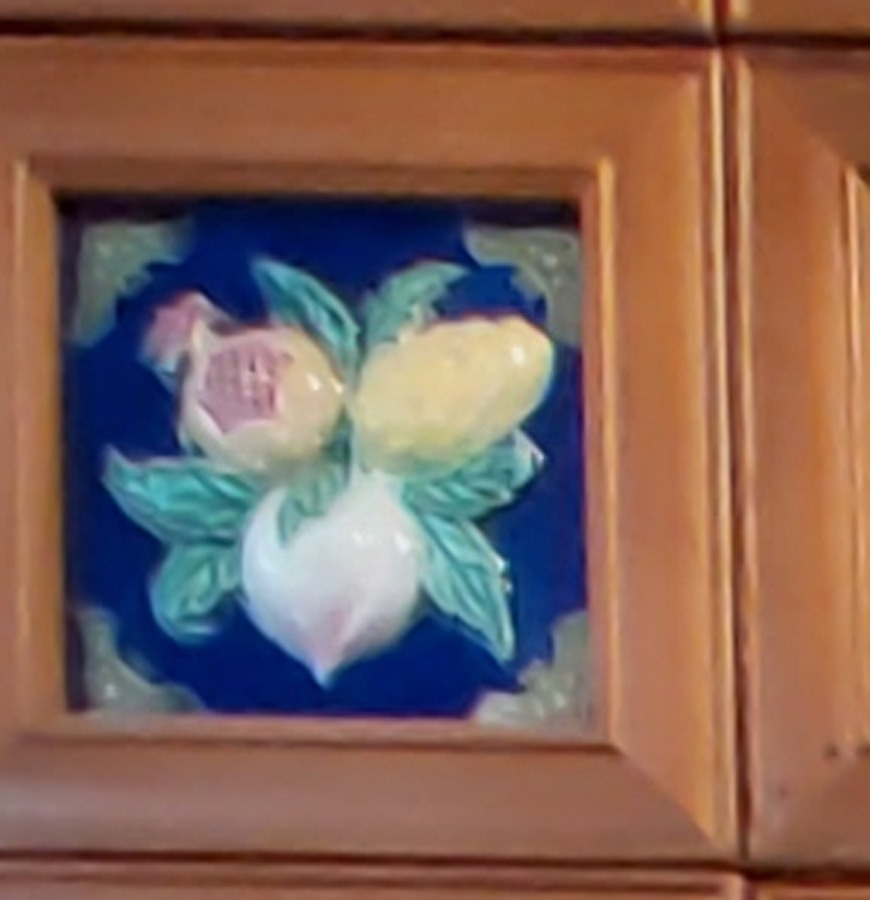
#> input picture backend/tests/fixtures/museum_wikimedia/C_fruit_darkblue.jpg, 870 x 900 px, given in place of C_fruit_darkblue.jpg.png, which was not available
$ python -i make_table.py   (imports and definitions only)
#> lines starting #> are read from the running program, lines starting #| are printed output that depends on the picture; after the words box and inside, x2 and y2 are one past the last pixel; in counts of white or black regions, pixels touching at a corner belong together; pictures that were not available may be replaced by others from this repository, and a replacement may not be noted
"""One-image results table: for each fixture tile, its source photo (cropped to the glaze corners) next to
the 3D render from the app. Usage: python tests/make_table.py <renders_dir> <out.jpg>"""
import json, os, sys
import cv2, numpy as np
HERE = os.path.dirname(os.path.abspath(__file__))
D = os.path.join(HERE, "fixtures", "real_tiles", "originals")
# [1 line not run here, left out]
R, OUT = sys.argv[1], sys.argv[2]
S = 300                                    # cell size (px)
INK, MUTE, LINE, PAPER = (23, 26, 28), (106, 112, 119), (218, 225, 230), (245, 248, 250)

def photo(nm):
    c = C[nm]; im = cv2.imread(os.path.join(D, nm + ".jpg")); p = np.float32(c)
    return cv2.warpPerspective(im, cv2.getPerspectiveTransform(p, np.float32([[0, 0], [S - 1, 0], [S - 1, S - 1], [0, S - 1]])), (S, S))

def render(nm):
    im = cv2.imread(os.path.join(R, f"user_{nm}.png")); h, w = im.shape[:2]
#> in render, im is the input picture: shape (900, 870, 3); mean B, G, R 88.3, 98.4, 128.5
#> after `h, w = im.shape[:2]`: h = 900; w = 870
    bg = np.median(np.concatenate([im[:, :20], im[:, -20:]], 1), axis=1)       # per-row backdrop (gradient)
#> bg = 900 rows, first 8: [59.5, 84, 134.5], [59, 83, 133.5], [59, 82, 133.5], [58.5, 82, 133], [57, 80.5, 132], [56, 79.5, 131.5], [55, 78.5, 130], [54.5, 78, 129]
    m = (np.abs(im.astype(int) - bg[:, None].astype(int)).sum(2) > 45).astype(np.uint8)
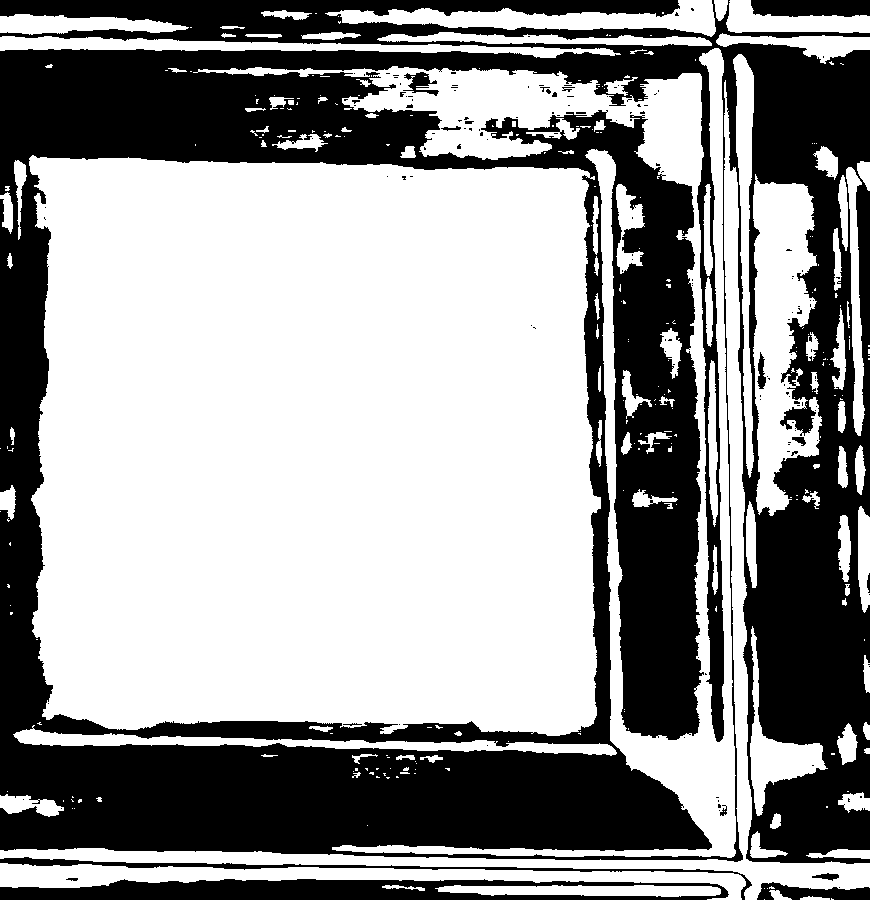
#> m: shape (900, 870); values 0 (black) and 1 (white), 59.1% white; 150 black regions (131 under 20 px), largest, box (x1, y1, x2, y2) and area: (0, 0, 870, 864) 303210, (0, 879, 729, 900) 10243, (0, 857, 752, 900) 2537
    m[:int(h * .08)] = 0; m[int(h * .9):] = 0                                  # header / stats text
#> after `m[int(h * 0.9):] = 0`: m: shape (900, 870); values 0 (black) and 1 (white), 52.2% white; 135 black regions (124 under 20 px), largest, box (x1, y1, x2, y2) and area: (0, 0, 870, 900) 373169, (757, 352, 766, 389) 191, (792, 437, 806, 446) 72
    m = cv2.morphologyEx(m, cv2.MORPH_CLOSE, np.ones((15, 15), np.uint8))
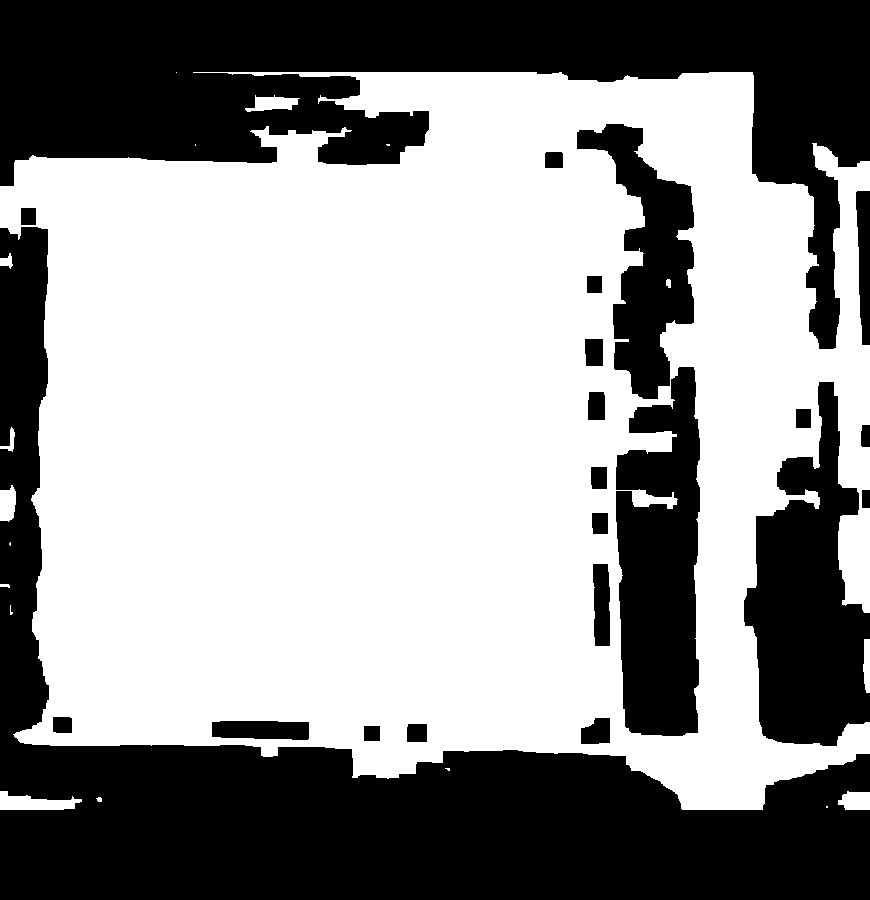
#> m: shape (900, 870); values 0 (black) and 1 (white), 58.3% white; 22 black regions, largest, box (x1, y1, x2, y2) and area: (0, 227, 870, 900) 139345, (0, 0, 870, 349) 111540, (744, 382, 870, 746) 27333
    n, lab, st, _ = cv2.connectedComponentsWithStats(m)
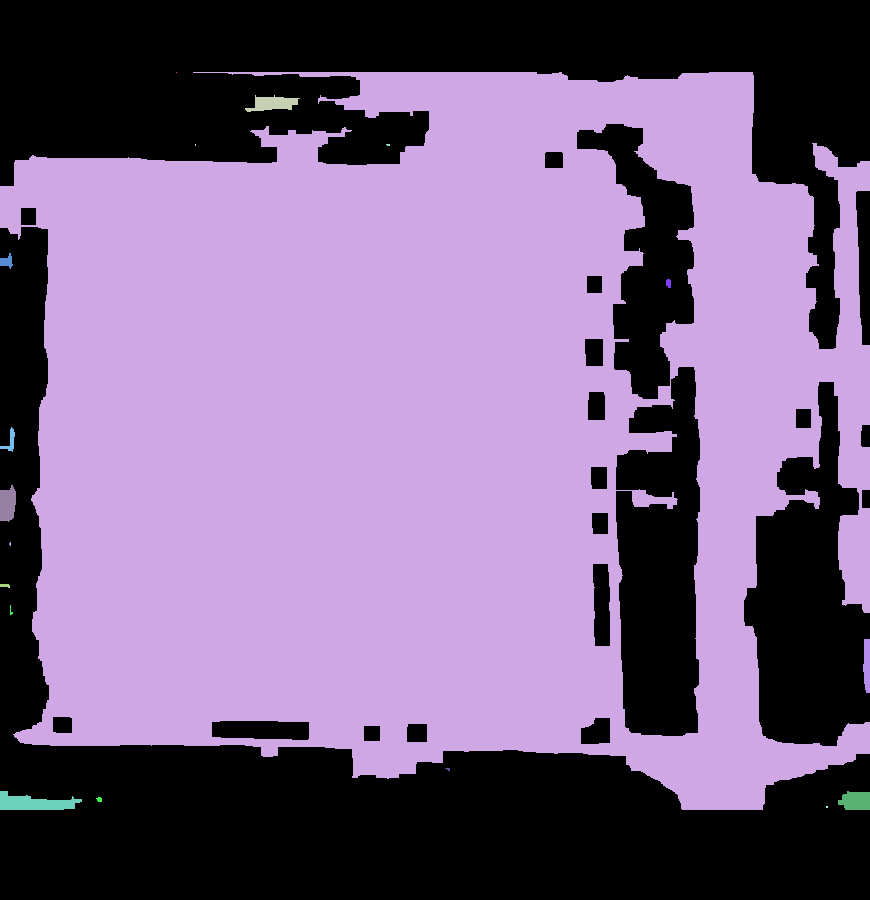
#> lab: shape (900, 870) int32; 19 distinct labels, from 0 to 18; one colour per label, 0 black
#> n = 19; st = 19 rows, first 6: [0, 0, 870, 900, 326385], [176, 72, 1, 1, 1], [0, 72, 870, 738, 453424], [245, 95, 55, 17, 547], [195, 144, 1, 2, 2], [386, 144, 4, 2, 7]
    k = 1 + np.argmax(st[1:, cv2.CC_STAT_AREA])                                   # the model
#> k = 2
    ys, xs = np.nonzero(lab == k)
    y0, y1, x0, x1 = ys.min(), ys.max(), xs.min(), xs.max()
#> y0 = 72; y1 = 809; x0 = 0; x1 = 869
    side = max(y1 - y0, x1 - x0) + 20; cy, cx = (y0 + y1) // 2, (x0 + x1) // 2
#> after `side = max(y1 - y0, x1 - x0) + 20`: side = 889
#> after `cy, cx = ((y0 + y1) // 2, (x0 + x1) // 2)`: cy = 440; cx = 434
    pad = cv2.copyMakeBorder(im, side, side, side, side, cv2.BORDER_REPLICATE)
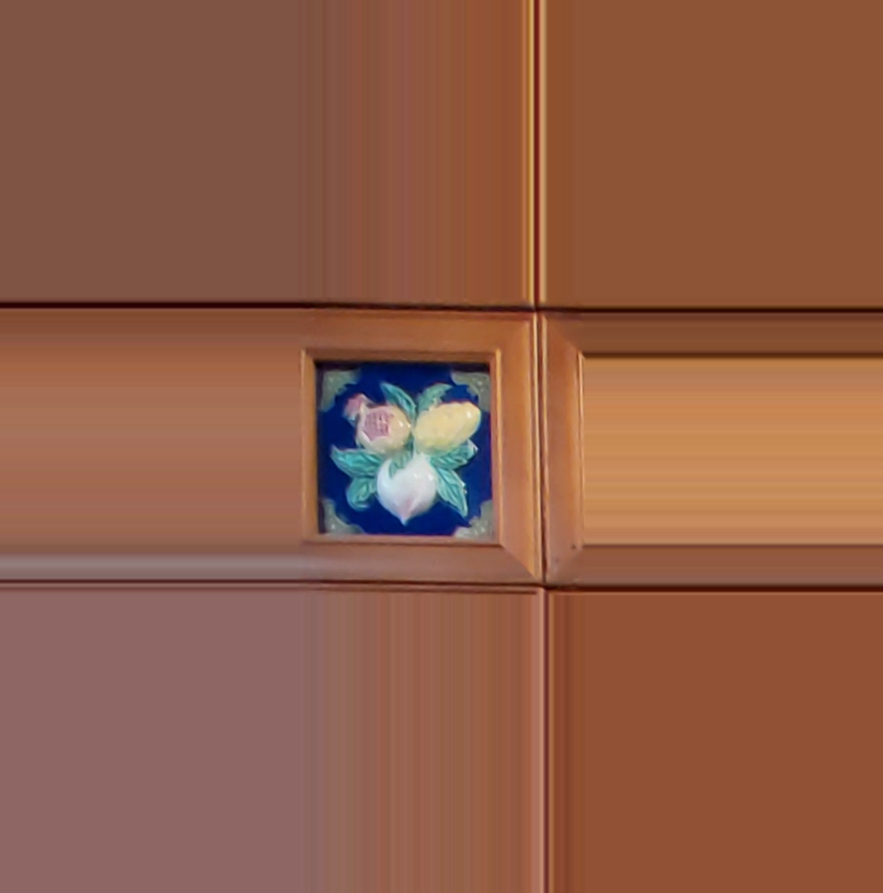
#> pad: shape (2678, 2648, 3) (shown at 1/3 size); mean B, G, R 71.7, 93, 143.3
    crop = pad[cy - side // 2 + side: cy + side // 2 + side, cx - side // 2 + side: cx + side // 2 + side]
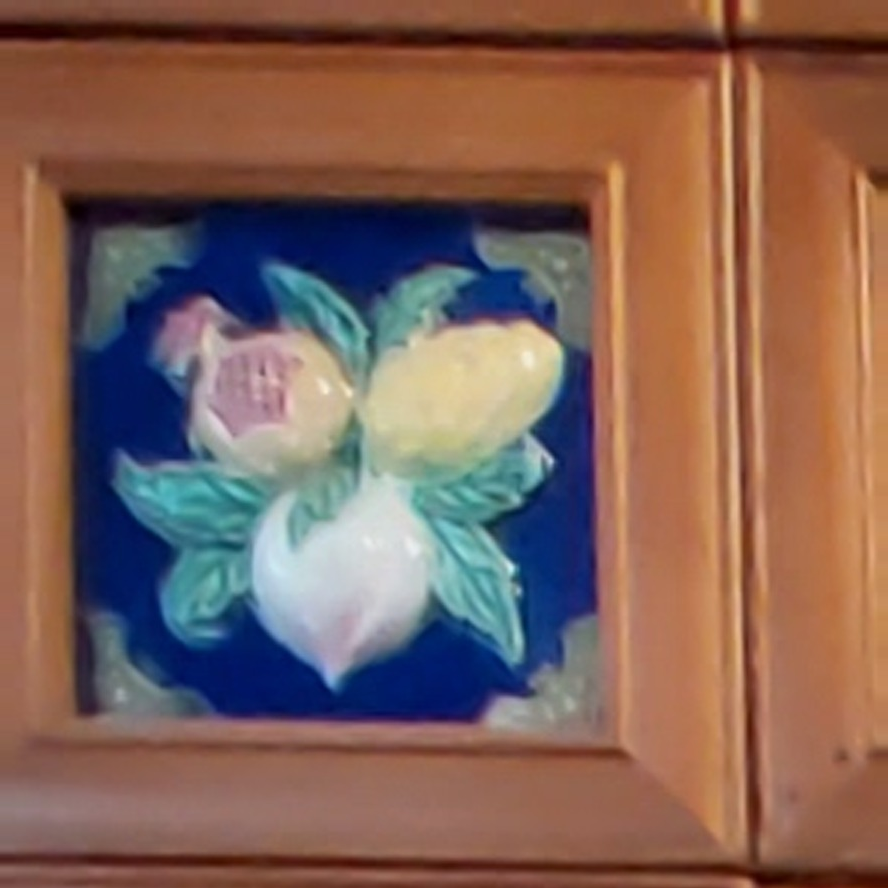
#> crop: shape (888, 888, 3); mean B, G, R 88.3, 98.7, 129
    return cv2.resize(crop, (S, S), interpolation=cv2.INTER_AREA)

def text(img, s, org, scale, col, th=1):
    cv2.putText(img, s, org, cv2.FONT_HERSHEY_SIMPLEX, scale, col, th, cv2.LINE_AA)

# [1 line that did not run here, left out]
pairs_per_row, gap = 2, 14
cell_w = 2 * S + 6
row_h = S + 34
W = pairs_per_row * cell_w + (pairs_per_row + 1) * gap
# [1 line that did not run here, left out]
# [1 line that did not run here, left out]
# [1 line that did not run here, left out]
# [12 lines not run here, left out]

>>> result = render('fixtures/museum_wikimedia/C_fruit_darkblue.jpg')

$ run again, on backend/tests/fixtures/museum_wikimedia/D_camellia.jpg
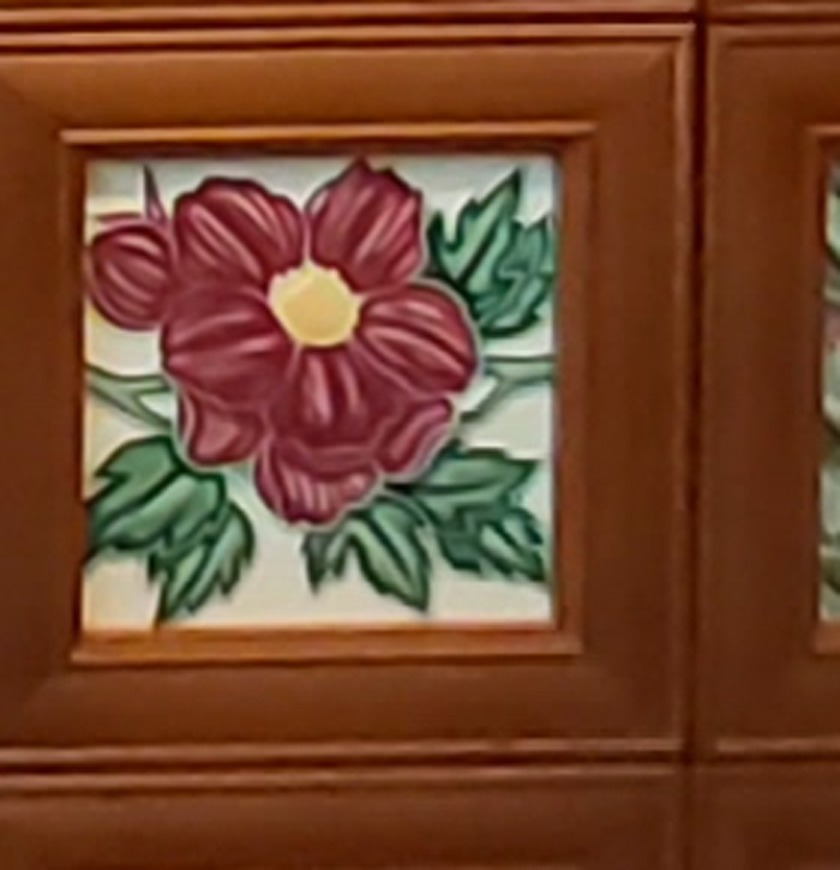
#> input picture backend/tests/fixtures/museum_wikimedia/D_camellia.jpg, 840 x 870 px, given in place of D_camellia.jpg.png, which was not available
#> in render, im is the input picture: shape (870, 840, 3); mean B, G, R 44.4, 68.9, 115
#> bg = 870 rows, first 8: [8.5, 45, 104], [10.5, 46, 106], [14, 46.5, 106.5], [19, 49, 110], [22, 51.5, 112], [25, 52, 114], [26.5, 53.5, 115], [29, 57.5, 118.5]
#> in render, `n, lab, st, _ = cv2.connectedComponentsWithStats(m)`:
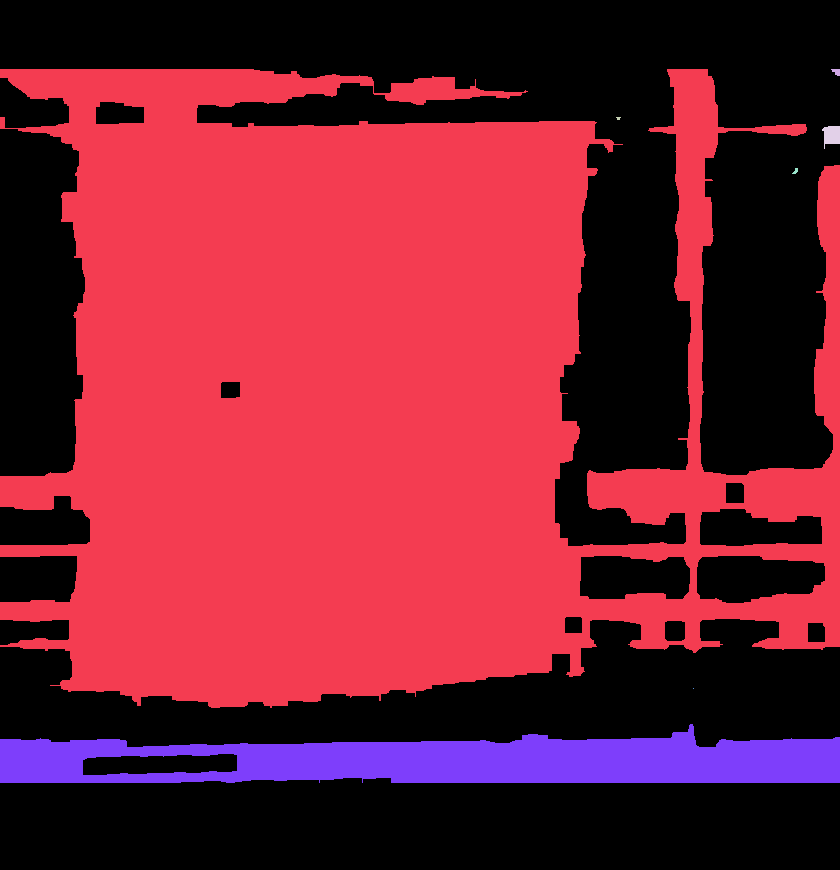
#> lab: shape (870, 840) int32; 8 distinct labels, from 0 to 7; one colour per label, 0 black
#> n = 8; st = [[0, 0, 840, 870, 351447], [0, 69, 840, 639, 346863], [831, 69, 9, 7, 43], [616, 117, 5, 3, 11], [822, 126, 18, 23, 294], [792, 168, 6, 6, 21], [693, 688, 1, 1, 1], [0, 724, 840, 59, 32120]]
#> k = 1
#> y0 = 69; y1 = 707; x0 = 0; x1 = 839
#> side = 859
#> cy = 388; cx = 419
#> in render, `crop = pad[cy - side // 2 + side: cy + side // 2 + side, cx - side // ..`:
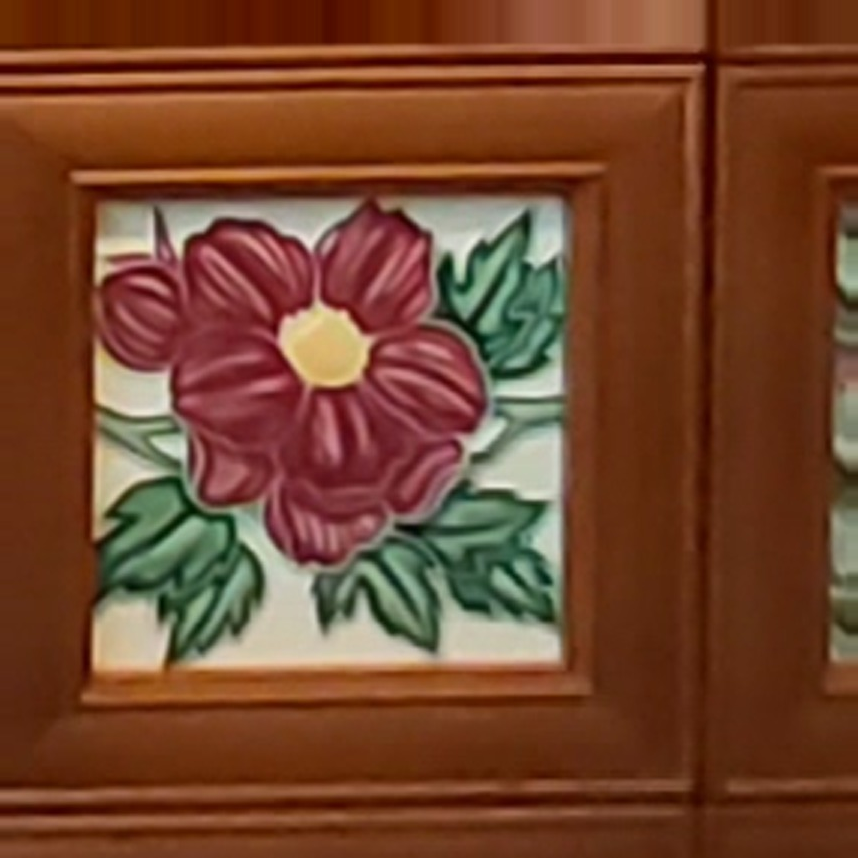
#> crop: shape (858, 858, 3); mean B, G, R 44.9, 69.6, 116.1
